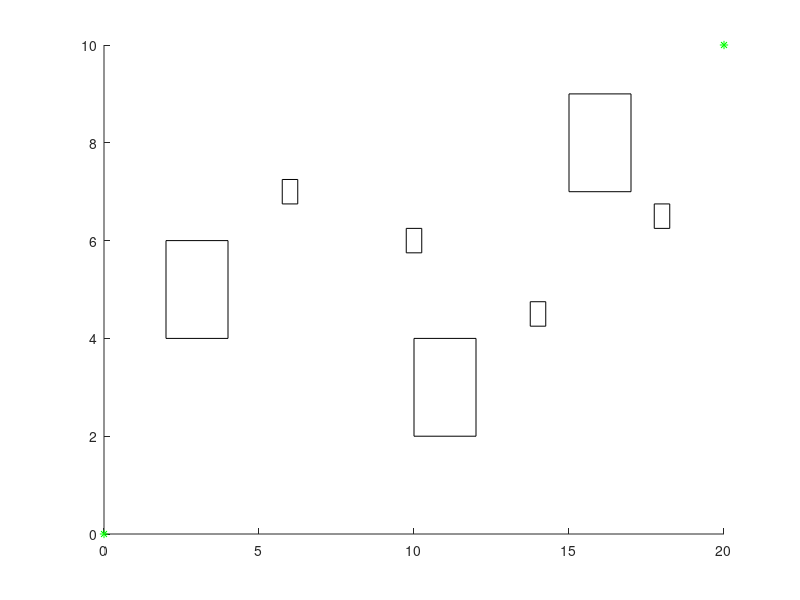

The MATLAB source for this figure: (Note: this script raises an error after producing the figure.)
clear all
clc
%% Constant definition
% Configuration space size
X_DIM = 20;
Y_DIM = 10;
% Vehicle size
l = 0.48;
% Initial point
q_init = [0, 0];
% Goal point
q_goal = [20, 10];
% Walk distance
delta_d = .5;
% Distance tolerance
epsilon = .1;
% Size of obstacle list
obs_size = 7;
% Obstacle length size list, 2 size
obs_size_list = [ 0.5, 2];
% Standard deviation for normal distribution
sigma = 10;
%% Obstacle list
% Model obstacle as a square
% format: [x, y, l]
%          x. y: center
%          l: side length 
obs_list = [ 3,   5, obs_size_list(2);
             6,   7, obs_size_list(1);
            11,   3, obs_size_list(2);
            10,   6, obs_size_list(1);
            14, 4.5, obs_size_list(1);
            16,   8, obs_size_list(2);
            18, 6.5, obs_size_list(1)];
        
%% Display
axis([q_init(1), X_DIM, q_init(2), Y_DIM]);
hold on
% Plot obstacle, color: black
for i= 1:obs_size
    plot([obs_list(i,1) - obs_list(i,3)/2, obs_list(i, 1) + obs_list(i,3)/2], [obs_list(i,2) - obs_list(i,3)/2, obs_list(i,2) - obs_list(i,3)/2], 'k');
    plot([obs_list(i,1) + obs_list(i,3)/2, obs_list(i, 1) + obs_list(i,3)/2], [obs_list(i,2) - obs_list(i,3)/2, obs_list(i,2) + obs_list(i,3)/2], 'k');
    plot([obs_list(i,1) + obs_list(i,3)/2, obs_list(i, 1) - obs_list(i,3)/2], [obs_list(i,2) + obs_list(i,3)/2, obs_list(i,2) + obs_list(i,3)/2], 'k');
    plot([obs_list(i,1) - obs_list(i,3)/2, obs_list(i, 1) - obs_list(i,3)/2], [obs_list(i,2) + obs_list(i,3)/2, obs_list(i,2) - obs_list(i,3)/2], 'k');
end
% Initial point, color: green
plot(q_init(1), q_init(2), '*g')
% Goal point, color: green
plot(q_goal(1), q_goal(2), '*g')

%% RRT Process
tic
% q_list: node list, 1:2 -> position, 3: parent
% q_init: origin position
% q_goal: goal position
% q_rand: position generated randomly in configuration space
% q_near: new q generated after obstacle checker
q_near = q_init;
% q list
q_size = 1;
q_list(1, 1:2) = q_init;
q_list(1, 3) = 1; % First node, with parent index 1
index = 1;
while (norm(q_goal - q_near) > epsilon)
    % Generate random position in configuration space
    % Using uniform distribution
    %q_rand = [rand* X_DIM, rand * Y_DIM];
    % Using normal distribution with goal as center
    q_rand = [normrnd(X_DIM, sigma), normrnd(Y_DIM, sigma)];
    % Plot q_rand, color: red
    %plot(q_rand(1), q_rand(2), '*r')
    [q_near, index] = near(q_list, q_rand, delta_d);
    % check bound, make sure node won't exceed the configuration space
    if(q_near(1) > X_DIM) 
        q_near(1) = X_DIM;
    end
    if(q_near(1) < 0)
        q_near(1) = 0;
    end
    if(q_near(2) > Y_DIM) 
        q_near(2) = Y_DIM;
    end
    if(q_near(2) < 0)
        q_near(2) = 0;
    end
    %plot([q_list(index, 1), q_rand(1)], [q_list(index, 2), q_rand(2)], '--k')
    % Add 0.2 for prevent collision in real world
    if(is_hit_constrain(q_list(index, 1:2), q_near, l+0.2, obs_size, obs_list) == 0) % Does not hit the constrain
        % q_size += 1
        q_size = q_size + 1;
        % Append new point to q_list
        q_list(q_size, 1:2) = q_near;
        q_list(q_size, 3) = index; % Parent node index
        % Update plot
        line([q_list(index, 1), q_near(1)], [q_list(index, 2), q_near(2)]);
        plot(q_near(1),q_near(2), '*b')
        drawnow
    end
    
end
%% Find path via inverse tracking
% Process pseudocode: 
% child <- q_size
% parent <- q_list(q_size,3)
% while (child != 1):
%   plot line between child node and parent node
%   waypoint_size += 1
%   waypoint_index_list.append(parent)
%   temp = parent
%   parent = q_list(temp, 3)
%   child = parent
waypoint_size = 1;
waypoint_index_list = [q_size]; % Last node as first element
child_index = q_size;
parent_index = q_list(q_size,3);
while(child_index ~= 1)
    plot([q_list(child_index, 1), q_list(parent_index, 1)],[q_list(child_index, 2), q_list(parent_index, 2)], 'r')
    theta = atan2(q_list(child_index, 2) - q_list(parent_index, 2), q_list(child_index, 1) - q_list(parent_index, 1));
    % Plot vehicle
    plot([l/2*cos(theta)+l/2*sin(theta)+q_list(parent_index, 1), l/2*cos(theta)-l/2*sin(theta)+q_list(parent_index, 1)],[l/2*sin(theta)-l/2*cos(theta)+q_list(parent_index, 2), l/2*sin(theta)+l/2*cos(theta)+q_list(parent_index, 2)], 'r')
    plot([-l/2*cos(theta)+l/2*sin(theta)+q_list(parent_index, 1), -l/2*cos(theta)-l/2*sin(theta)+q_list(parent_index, 1)],[-l/2*sin(theta)-l/2*cos(theta)+q_list(parent_index, 2), -l/2*sin(theta)+l/2*cos(theta)+q_list(parent_index, 2)], 'r')
    plot([l/2*cos(theta)-l/2*sin(theta)+q_list(parent_index, 1), -l/2*cos(theta)-l/2*sin(theta)+q_list(parent_index, 1)],[l/2*sin(theta)+l/2*cos(theta)+q_list(parent_index, 2), -l/2*sin(theta)+l/2*cos(theta)+q_list(parent_index, 2)], 'r')
    plot([l/2*cos(theta)+l/2*sin(theta)+q_list(parent_index, 1), -l/2*cos(theta)+l/2*sin(theta)+q_list(parent_index, 1)],[l/2*sin(theta)-l/2*cos(theta)+q_list(parent_index, 2), -l/2*sin(theta)-l/2*cos(theta)+q_list(parent_index, 2)], 'r')
    waypoint_size = waypoint_size + 1;
    waypoint_index_list(waypoint_size) = parent_index;
    temp = parent_index;
    parent_index = q_list(temp, 3);
    child_index = temp;
    drawnow
end

waypoint_list = zeros(waypoint_size, 2);
for i=fliplr(1:waypoint_size)
    waypoint_list(waypoint_size+1-i, :) = q_list(waypoint_index_list(i), 1:2)
end
toc
waypoint_size
waypoint_list
